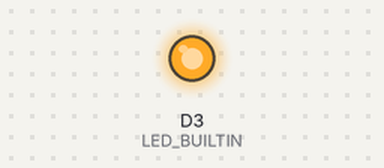
The sketch below on a simulated nRF52 board. On the bench: output pins drawn as LEDs (lit = HIGH). A phone connects over Bluetooth LE 3 s after start.

Above: at 0.7 s.
At 1.2 s:
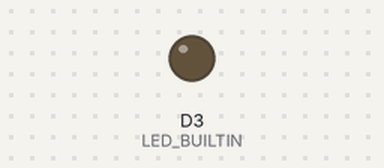
Timing chart, 0 to 2.7 s (numbered marks = the images above):
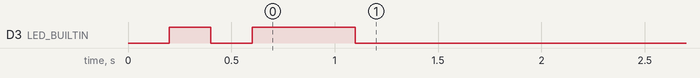

The sketch:

Beacon_Firmware.ino
```cpp
#include <bluefruit.h>

void setup() {
  pinMode(LED_BUILTIN, OUTPUT);

  // Blink twice = code started
  digitalWrite(LED_BUILTIN, LOW);
  delay(200);
  digitalWrite(LED_BUILTIN, HIGH);
  delay(200);
  digitalWrite(LED_BUILTIN, LOW);
  delay(200);
  digitalWrite(LED_BUILTIN, HIGH);
  delay(500);

  if (!Bluefruit.begin(1, 0)) {
    // BLE failed = fast blink forever
    while (true) {
      digitalWrite(LED_BUILTIN, LOW);
      delay(100);
      digitalWrite(LED_BUILTIN, HIGH);
      delay(100);
    }
  }

  Bluefruit.setTxPower(4);
  Bluefruit.setName("Beacon-001");

  Bluefruit.Advertising.addFlags(BLE_GAP_ADV_FLAGS_LE_ONLY_GENERAL_DISC_MODE);
  Bluefruit.Advertising.addTxPower();
  Bluefruit.Advertising.addName();
  Bluefruit.Advertising.restartOnDisconnect(true);
  Bluefruit.Advertising.setInterval(32, 244);
  Bluefruit.Advertising.setFastTimeout(30);
  Bluefruit.Advertising.start(0);

  // Solid ON = BLE advertising
  digitalWrite(LED_BUILTIN, LOW);
}

void loop() {
  delay(1000);
}
```
